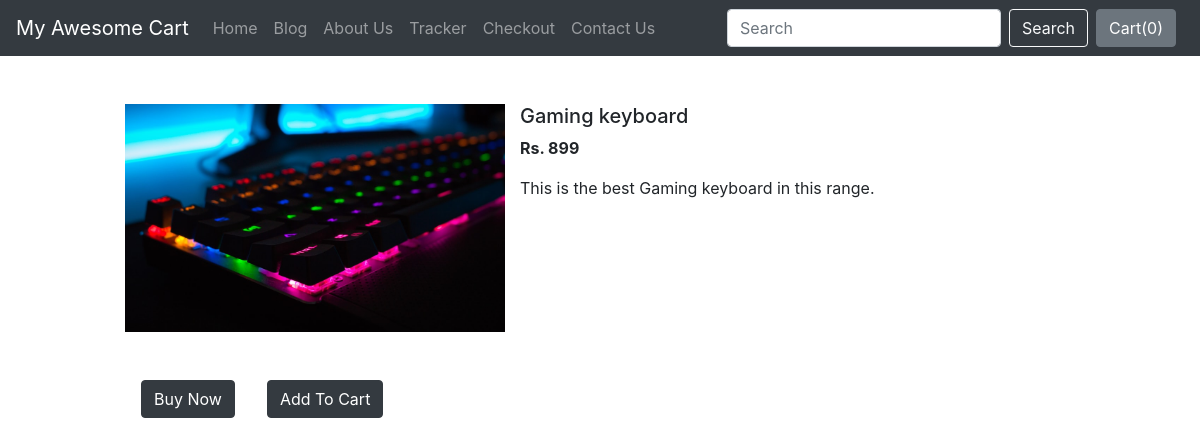
The app's page /shop/products/22 with its own data.
### shop/models.py (models this page shows, shortened)
class Product(models.Model):
    product_id      = models.AutoField
    product_name    = models.CharField(max_length=50)
    category        = models.CharField(max_length=50, default="")
    subcategory     = models.CharField(max_length=50, default="")
    price           = models.IntegerField(default=0)
    desc            = models.CharField(max_length=300)
    pub_date        = models.DateField()
    image           = models.ImageField(upload_to="shop/images", default="")

### shop/views.py (the view)
# urls.py: path('products/<int:myid>', views.productView, name="ProductView"),
def productView(request, myid):
    product = Product.objects.filter(id = myid)
    return render(request, 'shop/prodView.html', {'product': product[0]})

### shop/templates/shop/prodView.html (shortened to what this page needs)
{% extends 'shop/basic.html' %}
{% block body %}
<div class="container">
    <div class="row mt-5">
        <div class=" offset-1 col-md-4">
            <div class="row">
                <img src="/media/{{product.image}}" >
            </div>
            <div class="row">
                <button class="btn btn-dark my-5 mx-3">Buy Now</button>
                <span id="divpr{{product.id}}" class="divpr">
                    <button id="pr{{product.id}}" class="btn btn-dark my-5 mx-3 cart">Add To Cart</button>
                </span>
            </div>
        </div>
        <div class=" col-md-6">
            <h5 id="product_name">{{product.product_name}}</h5>
            <p><b>Rs. <span id="product_price">{{product.price}}</span> </b></p>
            <p>{{product.desc}}</p>
        </div>
    </div>
</div>
{% endblock %}

### records on screen
Product: image (picture), product_name "Gaming keyboard", price "899", desc "This is the best Gaming keyboard in this range."
